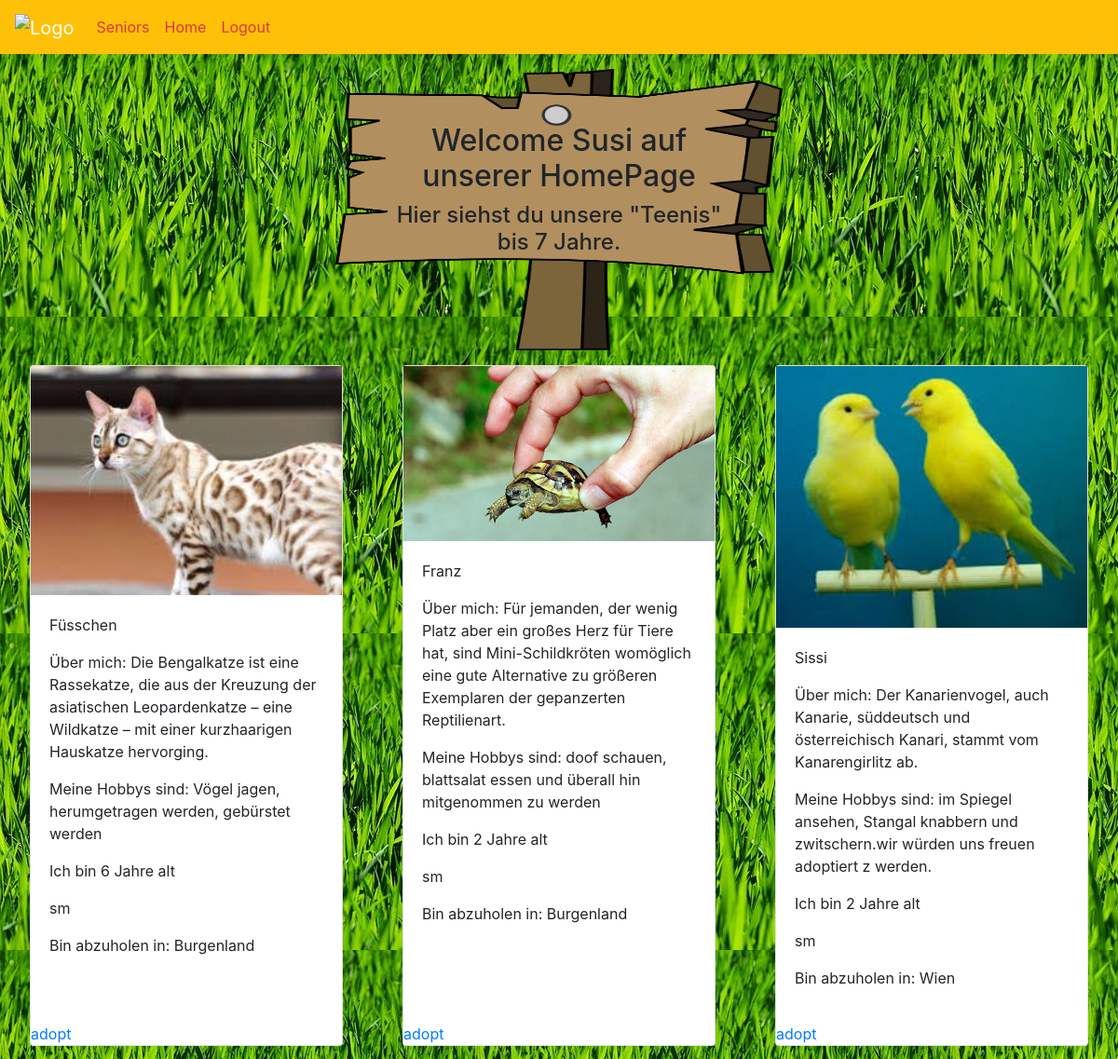
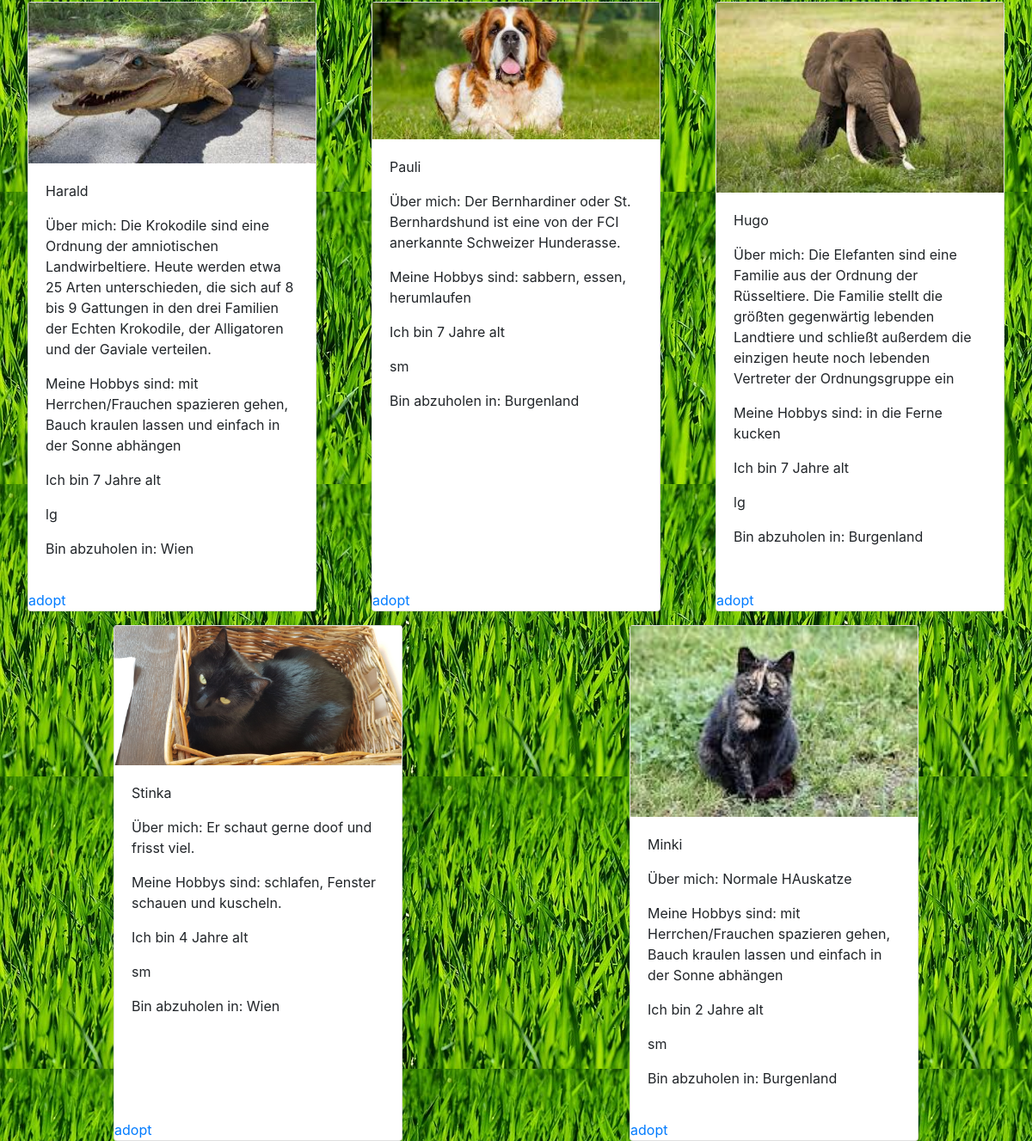
The page /general.php (signed in) on the database its author committed (2 pictures, top to bottom).
### tables this page shows
CREATE TABLE `users` (
  `user_id` int(11) NOT NULL,
  `userName` varchar(30) NOT NULL,
  `userEmail` varchar(60) NOT NULL,
  `userPass` varchar(255) NOT NULL,
  `status` enum('user','admin') DEFAULT 'user'
);

CREATE TABLE `animals` (
  `animal_id` int(11) NOT NULL,
  `name` varchar(50) NOT NULL,
  `img` text NOT NULL,
  `description` varchar(250) DEFAULT NULL,
  `age` int(20) NOT NULL,
  `hobbies` varchar(200) DEFAULT NULL,
  `typ` enum('sm','lg') NOT NULL,
  `fk_location_city` varchar(100) DEFAULT NULL
);

### general.php (the view, shortened to what this page needs)
<?php
	require_once 'db_conn.php';
	$res = mysqli_query($conn, "SELECT * FROM users WHERE user_id=".$_SESSION['user']);
	$userRow = mysqli_fetch_array($res, MYSQLI_ASSOC);
	$resPets = mysqli_query($conn, "SELECT * FROM `animals` WHERE `age` BETWEEN 1 AND 7");
?>
<!DOCTYPE html>
<html>
<head>
	<link rel="stylesheet" href="https://stackpath.bootstrapcdn.com/bootstrap/4.5.0/css/bootstrap.min.css">
	<link rel="stylesheet" type="text/css" href="style.css">
</head>
<body>
	<nav class="navbar navbar-expand-sm bg-warning navbar-dark sticky-top">
		<a class="navbar-brand" href="home.php">
    		<img src="img/logo.png" alt="Logo" style="width:60px;">
  		</a>
  		<ul class="navbar-nav">
    		<li class="nav-item">
      			<a class="nav-link text-danger" href="senior.php">Seniors</a>
    		</li>
    		<li class="nav-item">
      			<a class="nav-link text-danger" href="home.php">Home</a>
    		</li>
    		<li class="nav-item">
      			<a class="nav-link text-danger" href="logout.php?logout">Logout</a>
    		</li>
  		</ul>
	</nav>
	<div class="container-fluid">
		<div class="welcome mt-3">
			<p class="h2"> Welcome <?php echo $userRow['userName']?> auf unserer HomePage </p>
			<p class="h4">Hier siehst du unsere "Teenis" bis 7 Jahre.</p>
		</div>
		<div class="row justify-content-around">
		<?php
			if(mysqli_num_rows($resPets) == 0) {
				echo "no Pets";
			}else {
				$rows = $resPets->fetch_all(MYSQLI_ASSOC);
				foreach ($rows as $value) {
					echo "<div class='card self mt-3'>
							<img class='img-fluid' src='img/".$value["img"]."'>
  							<div class='card-body'>
  								<p>".$value["name"]."</p>
  								<p>Über mich: ".$value["description"]."</p>
  								<p>Meine Hobbys sind: ".$value["hobbies"]."</p>
  								<p>Ich bin ".$value["age"]." Jahre alt</p>
  								<p>".$value["typ"]."</p>
  								<p>Bin abzuholen in: ".$value["fk_location_city"]."</p>
  							</div>
							<a href=''>adopt</a>
					 </div>";
				}
			}
		?>
		</div>
	</div>
</body>
</html>

### style.css (style rules this page uses)
body { background-image: url("img/body.jpg"); }
.self { width: 21em; }
.welcome { width: 30em; padding: 5% 5% 8% 5%; margin: auto; text-align: center; border-radius: 1%; background-image: url("img/schild.png"); background-size: 100% 100%; }

### rows shown on the page
users: userName "Susi"
animals: img (picture), name "Füsschen", description "Die Bengalkatze ist eine Rassekatze, die aus der Kreuzung der asiatischen Leopardenkatze – eine Wildkatze – mit einer kurzhaarigen Hauskatze hervorging.", hobbies "Vögel jagen, herumgetragen werden, gebürstet werden", age "6", typ "sm", fk_location_city "Burgenland"
animals: img (picture), name "Franz", description "Für jemanden, der wenig Platz aber ein großes Herz für Tiere hat, sind Mini-Schildkröten womöglich eine gute Alternative zu größeren Exemplaren der gepanzerten Reptilienart.", hobbies "doof schauen, blattsalat essen und überall hin mitgenommen zu werden", age "2", typ "sm", fk_location_city "Burgenland"
animals: img (picture), name "Sissi", description "Der Kanarienvogel, auch Kanarie, süddeutsch und österreichisch Kanari, stammt vom Kanarengirlitz ab.", hobbies "im Spiegel ansehen, Stangal knabbern und zwitschern.wir würden uns freuen adoptiert z werden.", age "2", typ "sm", fk_location_city "Wien"
animals: img (picture), name "Harald", description "Die Krokodile sind eine Ordnung der amniotischen Landwirbeltiere. Heute werden etwa 25 Arten unterschieden, die sich auf 8 bis 9 Gattungen in den drei Familien der Echten Krokodile, der Alligatoren und der Gaviale verteilen.", hobbies "mit Herrchen/Frauchen spazieren gehen, Bauch kraulen lassen und einfach in der Sonne abhängen", age "7", typ "lg", fk_location_city "Wien"
animals: img (picture), name "Pauli", description "Der Bernhardiner oder St. Bernhardshund ist eine von der FCI anerkannte Schweizer Hunderasse.", hobbies "sabbern, essen, herumlaufen", age "7", typ "sm", fk_location_city "Burgenland"
animals: img (picture), name "Hugo", description "Die Elefanten sind eine Familie aus der Ordnung der Rüsseltiere. Die Familie stellt die größten gegenwärtig lebenden Landtiere und schließt außerdem die einzigen heute noch lebenden Vertreter der Ordnungsgruppe ein", hobbies "in die Ferne kucken", age "7", typ "lg", fk_location_city "Burgenland"
animals: img (picture), name "Stinka", description "Er schaut gerne doof und frisst viel.", hobbies "schlafen, Fenster schauen und kuscheln.", age "4", typ "sm", fk_location_city "Wien"
animals: img (picture), name "Minki", description "Normale HAuskatze", hobbies "mit Herrchen/Frauchen spazieren gehen, Bauch kraulen lassen und einfach in der Sonne abhängen", age "2", typ "sm", fk_location_city "Burgenland"
